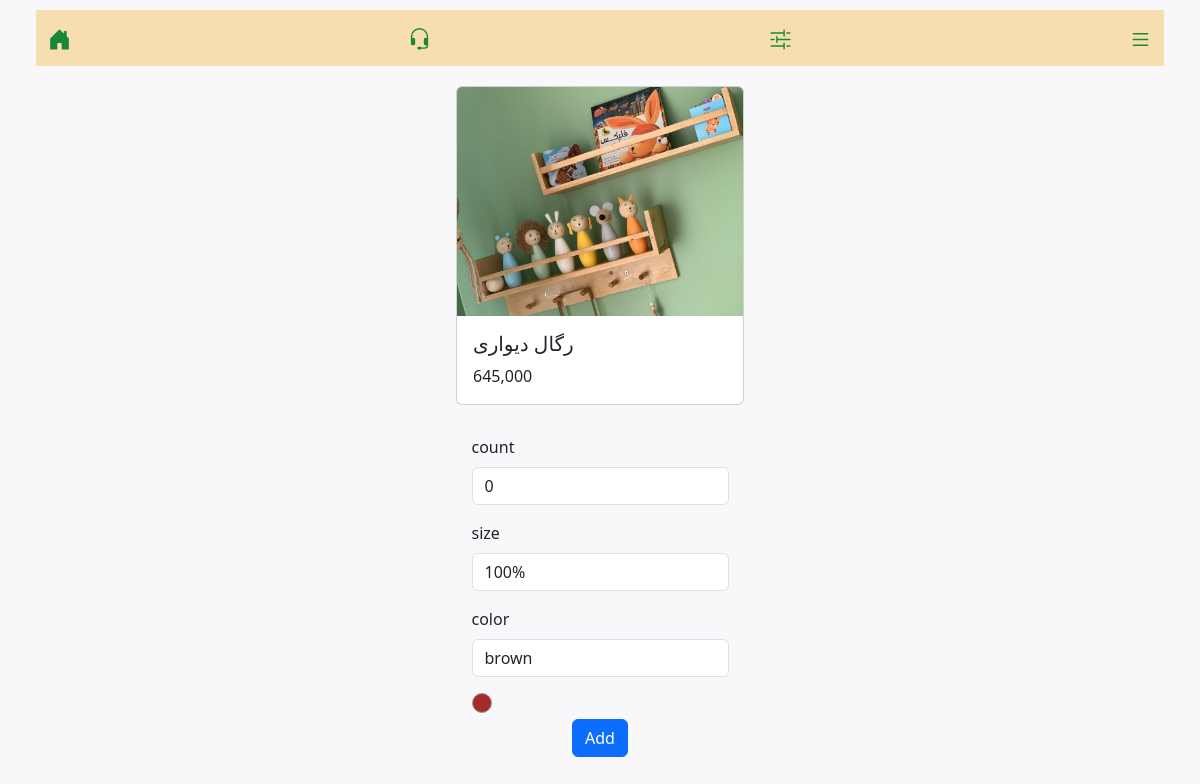
Screenshot of /product_describe/20/ (signed in) with the database file from the repository.
### shopping/models.py (models this page shows, shortened)
class Product(models.Model) :
    name = models.CharField(max_length=20)
    price = models.BigIntegerField()
    picture = models.ImageField()
    likes = models.ManyToManyField(User , blank=True , related_name="like")

### shopping/views.py (the view)
# urls.py: path("product_describe/<int:product_id>/" , views.product_describe , name="product_describe"),
def product_describe(request , product_id) :
    product = Product.objects.get(id = product_id)
    try :
        order = Order.objects.get(user = request.user,
                                  product = product)
    except Order.DoesNotExist :
        order = Order(user = request.user ,
                      product = product)
    if request.method != "POST" :
        form = AddToBuyPage(instance=order)
    else :
        form = AddToBuyPage(instance=order, data=request.POST)
        if form.is_valid() :
            form.save()
            return redirect("shopping:product_describe" , product_id = product_id)
    context = {"form" : form , "product" : product , "pro_ord" : order}
    return render(request , "shopping/product_describe.html" , context)

### shopping/form.py
class AddToBuyPage(forms.ModelForm) :
    class Meta :
        model = Order
        fields = ["count" , "size" , "color"]
        labels = {"count" : "count" , "size" : "size" , "color" : "color"}

### shopping/templates/shopping/product_describe.html (shortened to what this page needs)
{% extends "shopping/base.html" %}
{% load bootstrap4 %}
{% block content %}
{% load humanize %}
{% load static %}
<!doctype html>
<html lang="en">
  <head>
    <link href="https://cdn.jsdelivr.net/npm/bootstrap@5.3.3/dist/css/bootstrap.min.css" rel="stylesheet">
    <link rel="stylesheet" href="{% static 'css/style.css' %}">
  </head>
<body>
    <div style="justify-items: center;">
        <div class="card" style="max-width: 18rem; width: 70vw; margin-right: 2vw; margin-left: 2vw;">
        <img src="{{product.picture.url}}" alt="img" class="card-img-top">
            <div class="card-body">
                <h5 class="card-title">{{product.name}}</h5>
                <p class="card-text">{{product.price|intcomma}}</p>
            </div>
        </div>
</body>
<div style="flex-wrap: wrap; margin-top: 30px;">
   <form action="{% url 'shopping:product_describe' product.id %}" method="post" class="form">
    {%bootstrap_form form%}
    {% buttons %}
    <div class="color-box" style="background-color: {{pro_ord.color}} ;"></div>
        </div>
    <button name="submit" class="btn btn-primary">Add</button>
    {% endbuttons %}
{% endblock content %}

### static/css/style.css (style rules this page uses)
.color-box { width: 20px; height: 20px; border-radius: 50%; border: 1px solid #999; display: inline-block; }
body { background-color: #f8f7f9; }

### rows the page displays
Product: picture (picture), name "رگال دیواری", price "645,000"
